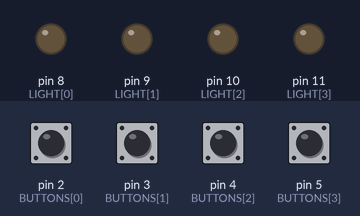
Recording of a sketch running on a simulated Arduino Uno, built with avr-gcc and run on an emulated ATmega328P. Shown: output pins drawn as LEDs (lit = HIGH). The inputs (shaded band) are chosen by the test bench; at power-on: pin 2 (BUTTONS[0]), pin 3 (BUTTONS[1]), pin 4 (BUTTONS[2]), pin 5 (BUTTONS[3]) HIGH.

Above: at 1.2 s.
1.3 s: pin 2 (BUTTONS[0]) pulled LOW for 0.15 s
At 1.4 s:
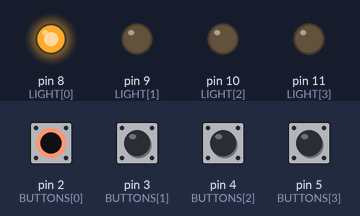
2.9 s: pin 3 (BUTTONS[1]) pulled LOW for 0.15 s
At 3.01 s:
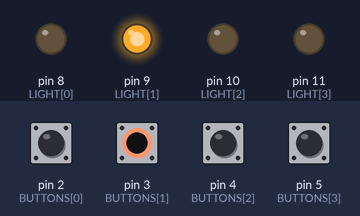
4.5 s: pin 4 (BUTTONS[2]) pulled LOW for 0.15 s
At 4.6 s:
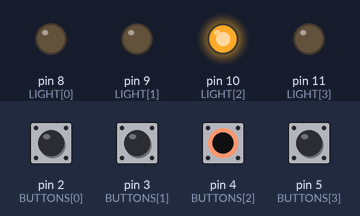
6.1 s: pin 5 (BUTTONS[3]) pulled LOW for 0.15 s
At 6.18 s:
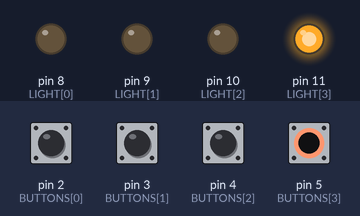
7.7 s: pin 2 (BUTTONS[0]) driven LOW and pin 3 (BUTTONS[1]) driven LOW
At 8.9 s:
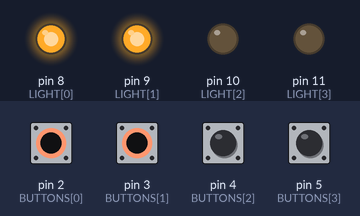
9.2 s: pin 4 (BUTTONS[2]) pulled LOW for 1 s
At 9.7 s:
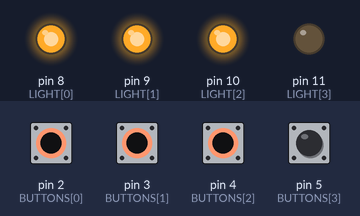
Timing chart, 0 to 12.2 s (numbered marks = the images above; inputs shaded):
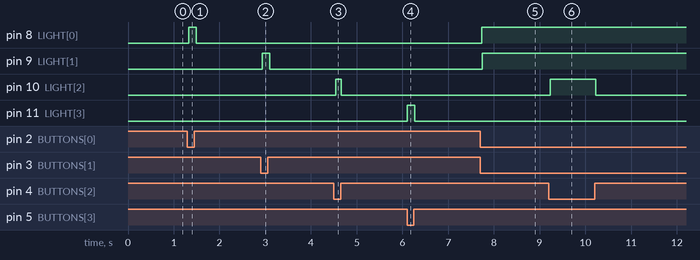

Measured:
- after the input at 1.3 s, pin 8 (LIGHT[0]): LOW → HIGH at once, → LOW 0.16 s later
- after the input at 2.9 s, pin 9 (LIGHT[1]): LOW → HIGH at once, → LOW 0.16 s later
- after the input at 4.5 s, pin 10 (LIGHT[2]): LOW → HIGH at once, → LOW 0.12 s later
- after the input at 6.1 s, pin 11 (LIGHT[3]): LOW → HIGH at once, → LOW 0.16 s later
- after the input at 7.7 s, pin 8 (LIGHT[0]), pin 9 (LIGHT[1]): LOW → HIGH at once
- after the input at 9.2 s, pin 10 (LIGHT[2]): LOW → HIGH at once, → LOW 1.0 s later

The sketch:

input-pullup-test.ino
```cpp
const int COUNT = 4;
const int BUTTONS[] = {2, 3, 4, 5};
const int LIGHT[] = {8, 9, 10, 11};

void setup() {
  // put your setup code here, to run once:

  for(int i = 0; i < COUNT; ++i) {
    pinMode(BUTTONS[i], INPUT_PULLUP);
    //pinMode(BUTTONS[i], INPUT);
    pinMode(LIGHT[i], OUTPUT);
    digitalWrite(LIGHT[i], LOW);
  }
}

void loop() {
  // put your main code here, to run repeatedly:

  for(int i = 0; i < COUNT; ++i) {
    int buttonVal = digitalRead(BUTTONS[i]);
    delay(5);
    digitalWrite(LIGHT[i], buttonVal == HIGH ? LOW : HIGH);
  }
  delay(20);
}
```
